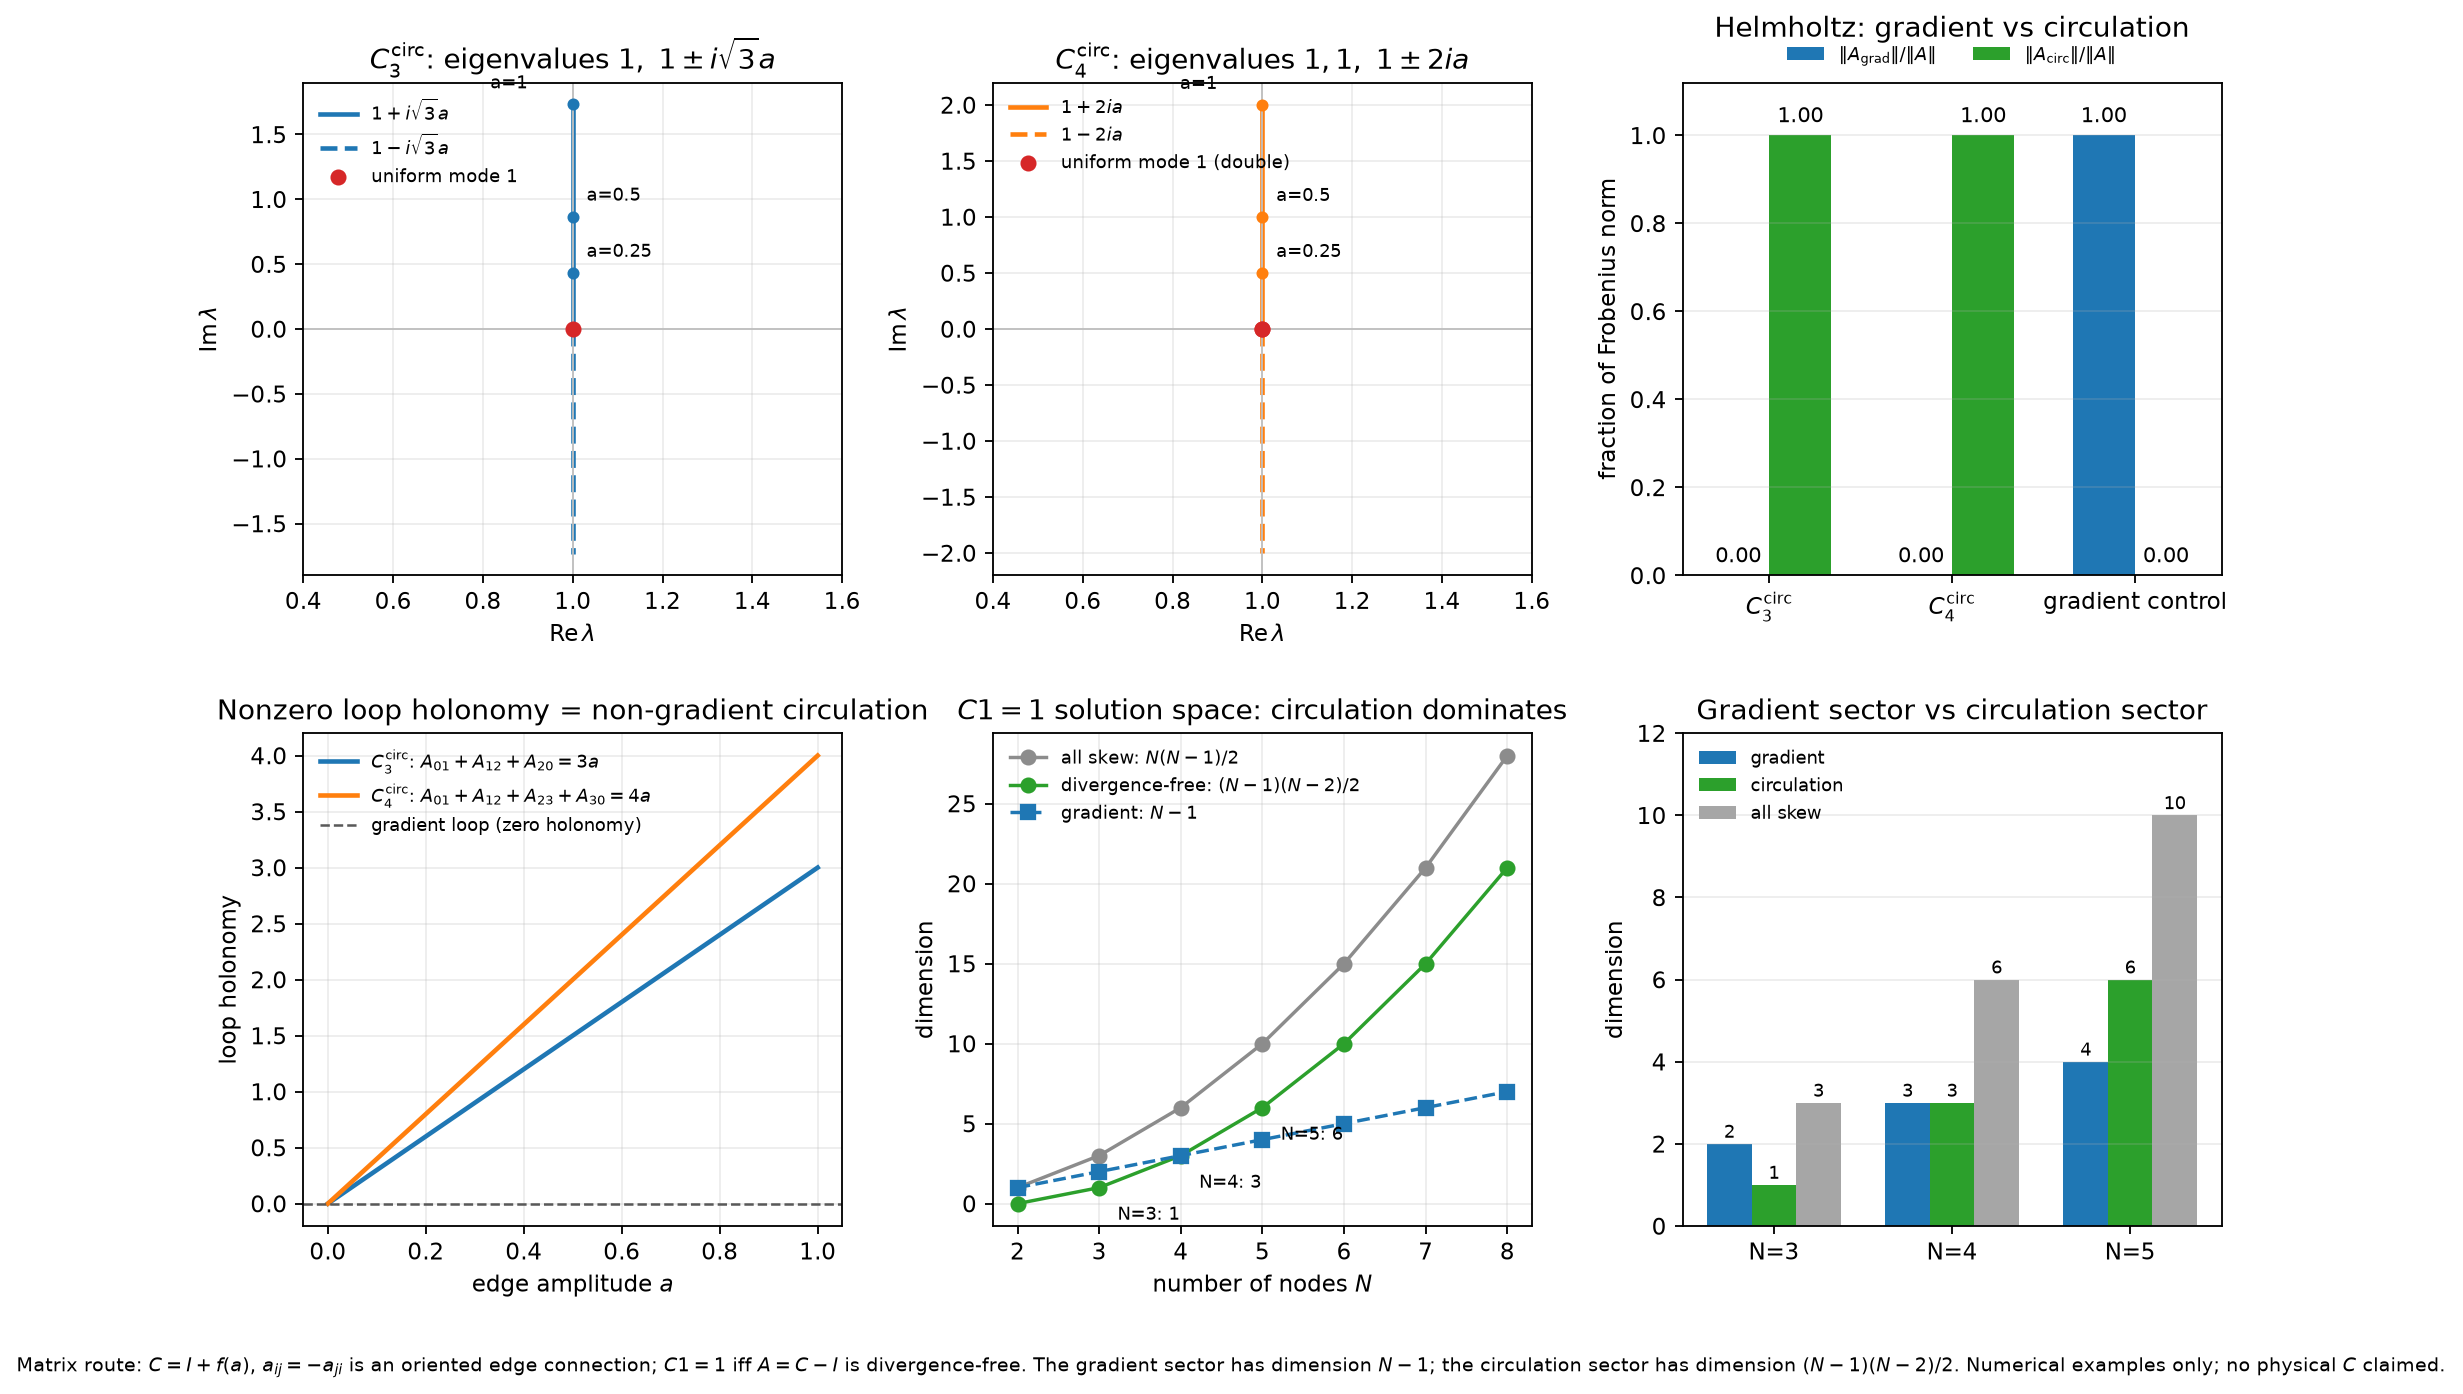

Recreate this plot in Python.
import numpy as np
import matplotlib
matplotlib.use("Agg")
import matplotlib.pyplot as plt


def A3(a):
    return np.array([
        [0.0,  a, -a],
        [-a, 0.0,  a],
        [ a, -a, 0.0],
    ])


def A4(a):
    return np.array([
        [0.0,  a, 0.0, -a],
        [-a, 0.0,  a, 0.0],
        [0.0, -a, 0.0,  a],
        [ a, 0.0, -a, 0.0],
    ])


def C_of(A):
    return np.eye(A.shape[0]) + A


def laplacian_complete(n):
    L = -np.ones((n, n))
    np.fill_diagonal(L, n - 1.0)
    return L


def helmholtz(A):
    """Discrete Helmholtz decomposition on the complete graph.

    A_ij = (phi_j - phi_i) + omega_ij, with sum_j omega_ij = 0.
    The graph Laplacian is singular; pin phi_0 = 0.
    """
    n = A.shape[0]
    b = A.sum(axis=1)
    L = laplacian_complete(n)
    Lp = L.copy()
    bp = b.copy()
    # pin the zero mode by replacing the first row with phi_0 = 0
    Lp[0, :] = 0.0
    Lp[0, 0] = 1.0
    bp[0] = 0.0
    phi = np.linalg.solve(Lp, -bp)
    grad = phi[None, :] - phi[:, None]  # phi_j - phi_i
    circ = A - grad
    return phi, grad, circ, b


def loop_sum(A, cycle):
    return sum(A[cycle[k], cycle[(k + 1) % len(cycle)]] for k in range(len(cycle)))


def report(name, A):
    C = C_of(A)
    phi, grad, circ, div = helmholtz(A)
    row_sums = C.sum(axis=1)
    offdiag = C.sum() - np.trace(C)
    eigs = np.linalg.eigvals(C)
    print(f"{name}:")
    print(f"  diag={np.diag(C).tolist()}")
    print(f"  row sums={np.round(row_sums, 12).tolist()}")
    print(f"  global off-diagonal sum={offdiag:.3e}")
    print(f"  divergence of A={np.round(div, 12).tolist()}")
    print(f"  ||A_grad||={np.linalg.norm(grad):.3e}, ||A_circ||={np.linalg.norm(circ):.3e}")
    print(f"  eigenvalues={np.round(eigs, 8).tolist()}")
    return C, phi, grad, circ


def skew_constraint_rank(n):
    """Rank of the N row-sum constraints on independent skew entries."""
    pairs = [(i, j) for i in range(n) for j in range(i + 1, n)]
    R = np.zeros((n, len(pairs)))
    for k, (i, j) in enumerate(pairs):
        R[i, k] += 1.0
        R[j, k] -= 1.0
    return np.linalg.matrix_rank(R), len(pairs)


# fixed representative matrices
A3c = A3(1.0)
A4c = A4(1.0)
C3c, phi3, grad3, circ3 = report("C3circ(a=1)", A3c)
C4c, phi4, grad4, circ4 = report("C4circ(a=1)", A4c)

# a pure gradient control: A_ij = phi_j - phi_i
phi_test = np.array([0.0, 1.2, -0.7])
A_grad = phi_test[None, :] - phi_test[:, None]
Cg, phig, gradg, circg = report("gradient control", A_grad)

print("skew row-sum solution space:")
for n in [3, 4, 5, 6]:
    rank, m = skew_constraint_rank(n)
    print(f"  N={n}: independent skew entries={m}, rank={rank}, "
          f"nullity={m-rank}, formula={(n-1)*(n-2)//2}")

fig = plt.figure(figsize=(15.0, 9.0), dpi=165)
gs = fig.add_gridspec(2, 3, hspace=0.32, wspace=0.28)

# Panel 1: complex spectrum of C3circ as a varies
ax1 = fig.add_subplot(gs[0, 0])
avals = np.linspace(0.0, 1.0, 101)
lam3p = 1.0 + 1j * np.sqrt(3.0) * avals
lam3m = 1.0 - 1j * np.sqrt(3.0) * avals
ax1.plot(lam3p.real, lam3p.imag, color="#1f77b4", lw=2.0, label=r"$1+i\sqrt{3}a$")
ax1.plot(lam3m.real, lam3m.imag, color="#1f77b4", lw=2.0, ls="--", label=r"$1-i\sqrt{3}a$")
ax1.scatter([1.0], [0.0], color="#d62728", zorder=5, label=r"uniform mode $1$")
for aa in [0.25, 0.5, 1.0]:
    z = 1.0 + 1j * np.sqrt(3.0) * aa
    ax1.scatter([z.real], [z.imag], color="#1f77b4", s=18, zorder=4)
    off = (-36, 7) if aa == 1.0 else (6, 7)
    ax1.annotate(f"a={aa:g}", (z.real, z.imag), textcoords="offset points",
                 xytext=off, fontsize=8)
ax1.axhline(0, color="0.75", lw=0.8)
ax1.axvline(1, color="0.75", lw=0.8)
ax1.set_xlabel(r"$\mathrm{Re}\,\lambda$")
ax1.set_ylabel(r"$\mathrm{Im}\,\lambda$")
ax1.set_title(r"$C_3^{\rm circ}$: eigenvalues $1,\ 1\pm i\sqrt{3}a$")
ax1.set_xlim(0.4, 1.6)
ax1.set_ylim(-1.9, 1.9)
ax1.legend(frameon=False, loc="upper left", fontsize=8)
ax1.grid(alpha=0.22)

# Panel 2: complex spectrum of C4circ as a varies
ax2 = fig.add_subplot(gs[0, 1])
lam4p = 1.0 + 2.0j * avals
lam4m = 1.0 - 2.0j * avals
ax2.plot(lam4p.real, lam4p.imag, color="#ff7f0e", lw=2.0, label=r"$1+2ia$")
ax2.plot(lam4m.real, lam4m.imag, color="#ff7f0e", lw=2.0, ls="--", label=r"$1-2ia$")
ax2.scatter([1.0, 1.0], [0.0, 0.0], color="#d62728", zorder=5,
            label=r"uniform mode $1$ (double)")
for aa in [0.25, 0.5, 1.0]:
    z = 1.0 + 2.0j * aa
    ax2.scatter([z.real], [z.imag], color="#ff7f0e", s=18, zorder=4)
    off = (-36, 7) if aa == 1.0 else (6, 7)
    ax2.annotate(f"a={aa:g}", (z.real, z.imag), textcoords="offset points",
                 xytext=off, fontsize=8)
ax2.axhline(0, color="0.75", lw=0.8)
ax2.axvline(1, color="0.75", lw=0.8)
ax2.set_xlabel(r"$\mathrm{Re}\,\lambda$")
ax2.set_ylabel(r"$\mathrm{Im}\,\lambda$")
ax2.set_title(r"$C_4^{\rm circ}$: eigenvalues $1,1,\ 1\pm 2ia$")
ax2.set_xlim(0.4, 1.6)
ax2.set_ylim(-2.2, 2.2)
ax2.legend(frameon=False, loc="upper left", fontsize=8)
ax2.grid(alpha=0.22)

# Panel 3: Helmholtz decomposition fractions
ax3 = fig.add_subplot(gs[0, 2])
names = [r"$C_3^{\rm circ}$", r"$C_4^{\rm circ}$", "gradient control"]
grad_frac = [np.linalg.norm(grad3) / np.linalg.norm(A3c),
             np.linalg.norm(grad4) / np.linalg.norm(A4c),
             np.linalg.norm(gradg) / np.linalg.norm(A_grad)]
circ_frac = [np.linalg.norm(circ3) / np.linalg.norm(A3c),
             np.linalg.norm(circ4) / np.linalg.norm(A4c),
             np.linalg.norm(circg) / np.linalg.norm(A_grad)]
x = np.arange(len(names))
w = 0.34
ax3.bar(x - w / 2, grad_frac, w, color="#1f77b4", label=r"$\|A_{\rm grad}\|/\|A\|$")
ax3.bar(x + w / 2, circ_frac, w, color="#2ca02c", label=r"$\|A_{\rm circ}\|/\|A\|$")
for i, (g, c) in enumerate(zip(grad_frac, circ_frac)):
    ax3.text(i - w / 2, g + 0.03, f"{g:.2f}", ha="center", fontsize=9)
    ax3.text(i + w / 2, c + 0.03, f"{c:.2f}", ha="center", fontsize=9)
ax3.set_xticks(x)
ax3.set_xticklabels(names)
ax3.set_ylabel("fraction of Frobenius norm")
ax3.set_title("Helmholtz: gradient vs circulation", pad=20)
ax3.set_ylim(0, 1.12)
ax3.legend(frameon=False, loc="lower center", bbox_to_anchor=(0.5, 1.0),
           ncol=2, fontsize=8)
ax3.grid(axis="y", alpha=0.22)

# Panel 4: loop holonomy and row sums
ax4 = fig.add_subplot(gs[1, 0])
a_plot = np.linspace(0.0, 1.0, 100)
ax4.plot(a_plot, 3.0 * a_plot, color="#1f77b4", lw=2.0,
         label=r"$C_3^{\rm circ}$: $A_{01}+A_{12}+A_{20}=3a$")
ax4.plot(a_plot, 4.0 * a_plot, color="#ff7f0e", lw=2.0,
         label=r"$C_4^{\rm circ}$: $A_{01}+A_{12}+A_{23}+A_{30}=4a$")
ax4.axhline(0.0, color="0.35", lw=1.1, ls="--", label="gradient loop (zero holonomy)")
ax4.set_xlabel("edge amplitude $a$")
ax4.set_ylabel("loop holonomy")
ax4.set_title("Nonzero loop holonomy = non-gradient circulation")
ax4.legend(frameon=False, loc="upper left", fontsize=8)
ax4.grid(alpha=0.22)

# Panel 5: dimension of the C1=1 skew solution space
ax5 = fig.add_subplot(gs[1, 1])
Nvals = np.arange(2, 9)
nullity = np.array([(n - 1) * (n - 2) // 2 for n in Nvals])
grad_dim = Nvals - 1
total_skew = Nvals * (Nvals - 1) // 2
ax5.plot(Nvals, total_skew, "o-", color="0.55", label=r"all skew: $N(N-1)/2$")
ax5.plot(Nvals, nullity, "o-", color="#2ca02c",
         label=r"divergence-free: $(N-1)(N-2)/2$")
ax5.plot(Nvals, grad_dim, "s--", color="#1f77b4", label=r"gradient: $N-1$")
for n in [3, 4, 5]:
    ax5.annotate(f"N={n}: {((n-1)*(n-2)//2)}", (n, (n-1)*(n-2)//2),
                 textcoords="offset points", xytext=(8, -14), fontsize=8)
ax5.set_xlabel("number of nodes $N$")
ax5.set_ylabel("dimension")
ax5.set_title(r"$C1=1$ solution space: circulation dominates")
ax5.legend(frameon=False, loc="upper left", fontsize=8)
ax5.grid(alpha=0.22)

# Panel 6: sector dimensions for N=3,4,5
ax6 = fig.add_subplot(gs[1, 2])
Ns = np.array([3, 4, 5])
gd = Ns - 1
cd = (Ns - 1) * (Ns - 2) // 2
td = Ns * (Ns - 1) // 2
xx = np.arange(len(Ns))
w6 = 0.25
ax6.bar(xx - w6, gd, w6, color="#1f77b4", label="gradient")
ax6.bar(xx, cd, w6, color="#2ca02c", label="circulation")
ax6.bar(xx + w6, td, w6, color="0.65", label="all skew")
for i, n in enumerate(Ns):
    ax6.text(i - w6, gd[i] + 0.15, str(gd[i]), ha="center", fontsize=8)
    ax6.text(i, cd[i] + 0.15, str(cd[i]), ha="center", fontsize=8)
    ax6.text(i + w6, td[i] + 0.15, str(td[i]), ha="center", fontsize=8)
ax6.set_xticks(xx)
ax6.set_xticklabels([f"N={n}" for n in Ns])
ax6.set_ylabel("dimension")
ax6.set_title("Gradient sector vs circulation sector")
ax6.set_ylim(0, 12)
ax6.legend(frameon=False, loc="upper left", fontsize=8)
ax6.grid(axis="y", alpha=0.22)

fig.text(0.5, 0.008,
         "Matrix route: $C=I+f(a)$, $a_{ij}=-a_{ji}$ is an oriented edge connection; "
         "$C1=1$ iff $A=C-I$ is divergence-free. The gradient sector has dimension $N-1$; "
         "the circulation sector has dimension $(N-1)(N-2)/2$. Numerical examples only; "
         "no physical $C$ claimed.",
         ha="center", va="bottom", fontsize=8.5)
fig.savefig("A12_矩阵化.png", bbox_inches="tight")

# compact CSV of the representative cases
with open("A12_矩阵化.csv", "w", encoding="utf-8") as f:
    f.write("name,a,row_sum_min,row_sum_max,global_offdiag,loop_holonomy,"
            "grad_fraction,circ_fraction\n")
    for name, A, cycle in [
        ("C3circ", A3c, [0, 1, 2]),
        ("C4circ", A4c, [0, 1, 2, 3]),
        ("gradient_control", A_grad, [0, 1, 2]),
    ]:
        C = C_of(A)
        rs = C.sum(axis=1)
        _, grad, circ, _ = helmholtz(A)
        hol = loop_sum(A, cycle)
        denom = np.linalg.norm(A)
        f.write(f"{name},1.0,{rs.min():.6f},{rs.max():.6f},"
                f"{C.sum()-np.trace(C):.6e},{hol:.6e},"
                f"{np.linalg.norm(grad)/denom:.6e},{np.linalg.norm(circ)/denom:.6e}\n")

with open("A12_矩阵化_维度.csv", "w", encoding="utf-8") as f:
    f.write("N,skew_dim,row_constraint_rank,divergence_free_dim,"
            "gradient_dim,circulation_dim\n")
    for n in range(2, 9):
        rank, m = skew_constraint_rank(n)
        f.write(f"{n},{m},{rank},{m-rank},{n-1},{(n-1)*(n-2)//2}\n")
